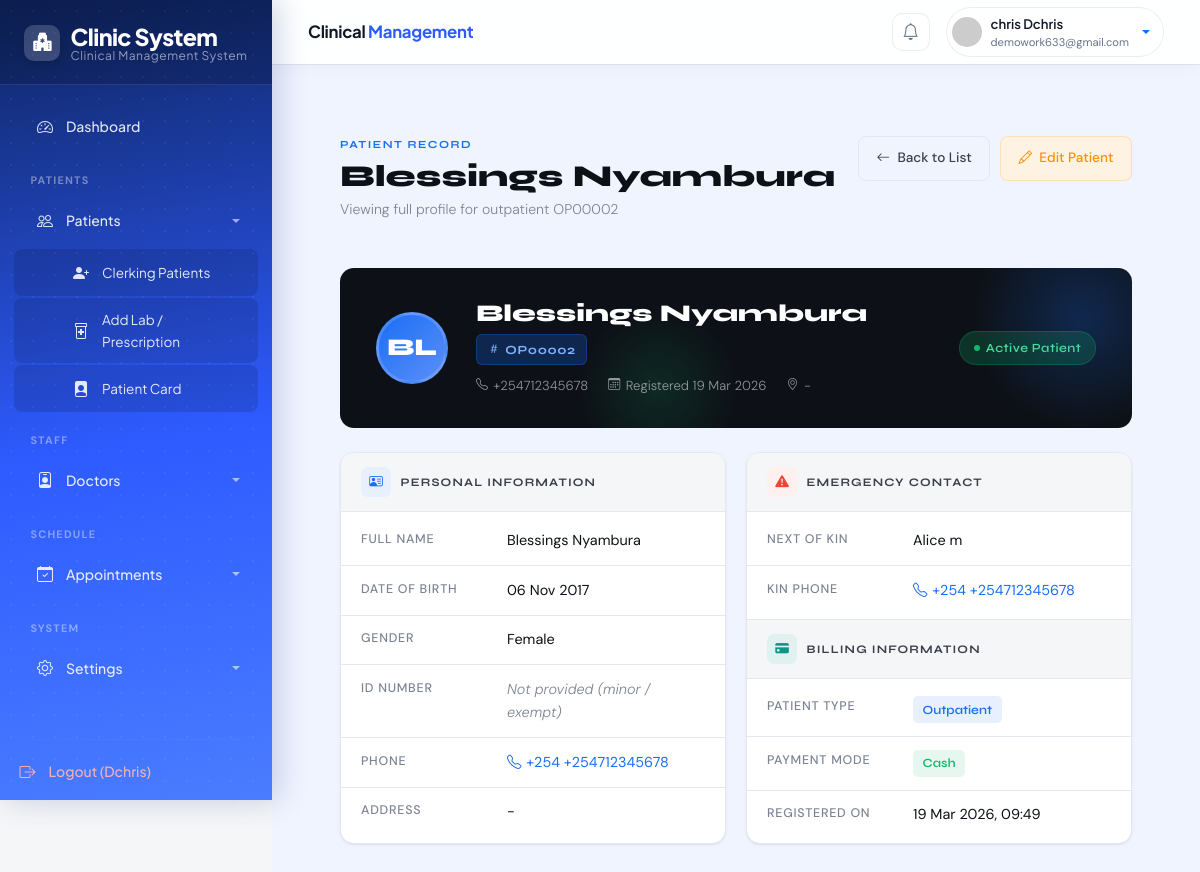
/patient/OP00002/ (signed in), run on the app's committed database.
### hospital/models.py (models this page shows, shortened)
class Patient(models.Model):
    op_number = models.CharField(max_length=10, unique=True, editable=False, blank=True)
    full_name = models.CharField("Full Name", max_length=100)
    GENDER_CHOICES = [('M', 'Male'), ('F', 'Female'), ('O', 'Other')]
    gender = models.CharField(max_length=1, choices=GENDER_CHOICES)
    date_of_birth = models.DateField("Date of Birth")
    phone_regex = RegexValidator(regex=r'^\+254\d{9}$', message="Phone must be +254 followed by 9 digits")
    phone = models.CharField(validators=[phone_regex], max_length=13, unique=True)
    id_number = models.CharField("ID Number", max_length=20, blank=True, null=True)
    address = models.CharField("Residence / Address", max_length=200)
    next_of_kin_name = models.CharField("Next of Kin Name", max_length=100)
    next_of_kin_phone = models.CharField("Next of Kin Phone", max_length=13, blank=True)
    PATIENT_TYPE = [('outpatient', 'Outpatient')]
    patient_type = models.CharField(max_length=20, choices=PATIENT_TYPE, default='outpatient')
    PAYMENT_MODE = [('cash', 'Cash'), ('insurance', 'Insurance'), ('other', 'Other')]
    payment_mode = models.CharField(max_length=20, choices=PAYMENT_MODE, default='cash')
    registered_on = models.DateTimeField(auto_now_add=True)
    class Meta:
        ordering = ['-registered_on']

### hospital/views.py (the view)
# urls.py: path('patient/<str:op_number>/', views.patient_detail, name='patient_detail'),
@login_required(login_url='/login/')
def patient_detail(request, op_number):
    patient = get_object_or_404(Patient, op_number=op_number)
    return render(request, 'patient_detail.html', {'patient': patient})

### hospital/context_processors.py (called while the page is built)
def user_groups(request):
    if request.user.is_authenticated:
        return {
            'user_groups': [group.name for group in request.user.groups.all()]
        }
    return {'user_groups': []}

### templates/patient_detail.html (shortened to what this page needs)
{% extends 'base.html' %}
{% block content %}
<div class="pd-wrapper">
  <div class="pd-header">
    <div>
      <div class="pd-eyebrow">Patient Record</div>
      <h1 class="pd-title">{{ patient.full_name }}</h1>
      <p class="pd-sub">Viewing full profile for outpatient {{ patient.op_number }}</p>
    </div>
    <div class="header-actions">
      <a href="{% url 'patient_list' %}" class="btn-back">
        <i class="bi bi-arrow-left"></i> Back to List
      </a>
      <a href="{% url 'patient_edit' patient.op_number %}" class="btn-edit-header">
        <i class="bi bi-pencil"></i> Edit Patient
      </a>
    </div>
  </div>
  <div class="patient-hero">
    <div class="hero-avatar">{{ patient.full_name|slice:":2"|upper }}</div>
    <div class="hero-info">
      <div class="hero-name">{{ patient.full_name }}</div>
      <div class="hero-op"><i class="bi bi-hash"></i>{{ patient.op_number }}</div>
      <div class="hero-meta">
        <span class="hero-meta-item"><i class="bi bi-telephone"></i> {{ patient.phone }}</span>
        <span class="hero-meta-item"><i class="bi bi-calendar3"></i> Registered {{ patient.registered_on|date:"d M Y" }}</span>
        {% if patient.address %}
        <span class="hero-meta-item"><i class="bi bi-geo-alt"></i> {{ patient.address }}</span>
        {% endif %}
      </div>
    </div>
    <div class="hero-badge-group">
      <span class="status-badge status-active">Active Patient</span>
    </div>
  </div>
  <div class="detail-grid">
    <div class="detail-section">
      <div class="section-head">
        <div class="section-head-icon blue"><i class="bi bi-person-vcard"></i></div>
        <span class="section-head-title">Personal Information</span>
      </div>
      <div class="detail-rows">
        <div class="detail-row">
          <span class="detail-key">Full Name</span>
          <span class="detail-val">{{ patient.full_name }}</span>
        </div>
        <div class="detail-row">
          <span class="detail-key">Date of Birth</span>
          <span class="detail-val">{{ patient.date_of_birth|date:"d M Y"|default:"—" }}</span>
        </div>
        <div class="detail-row">
          <span class="detail-key">Gender</span>
          <span class="detail-val">{{ patient.get_gender_display|default:"—" }}</span>
        </div>
        <div class="detail-row">
          <span class="detail-key">ID Number</span>
          <span class="detail-val {% if not patient.id_number %}muted{% endif %}">
            {{ patient.id_number|default:"Not provided (minor / exempt)" }}
          </span>
        </div>
        <div class="detail-row">
          <span class="detail-key">Phone</span>
          <span class="detail-val">
            <a href="tel:{{ patient.phone }}"><i class="bi bi-telephone"></i>+254 {{ patient.phone }}</a>
          </span>
        </div>
        <div class="detail-row">
          <span class="detail-key">Address</span>
          <span class="detail-val">{{ patient.address|default:"—" }}</span>
        </div>
      </div>
    </div>
    <div class="detail-section">
      <div class="section-head">
        <div class="section-head-icon red"><i class="bi bi-exclamation-triangle-fill"></i></div>
        <span class="section-head-title">Emergency Contact</span>
      </div>
      <div class="detail-rows">
        <div class="detail-row">
          <span class="detail-key">Next of Kin</span>
          <span class="detail-val">{{ patient.next_of_kin_name|default:"—" }}</span>
        </div>
        <div class="detail-row">
          <span class="detail-key">Kin Phone</span>
          <span class="detail-val {% if not patient.next_of_kin_phone %}muted{% endif %}">
            {% if patient.next_of_kin_phone %}
              <a href="tel:{{ patient.next_of_kin_phone }}"><i class="bi bi-telephone"></i>+254 {{ patient.next_of_kin_phone }}</a>
            {% else %}Not provided{% endif %}
          </span>
        </div>
      </div>
      <div class="section-head" style="margin-top: 0; border-top: 1px solid var(--border);">
        <div class="section-head-icon teal"><i class="bi bi-credit-card-fill"></i></div>
        <span class="section-head-title">Billing Information</span>
      </div>
      <div class="detail-rows">
        <div class="detail-row">
          <span class="detail-key">Patient Type</span>
          <span class="detail-val">
            <span class="inline-badge badge-blue">{{ patient.get_patient_type_display|default:"Outpatient" }}</span>
          </span>
        </div>
        <div class="detail-row">
          <span class="detail-key">Payment Mode</span>
          <span class="detail-val">
            <span class="inline-badge badge-green">{{ patient.get_payment_mode_display|default:"—" }}</span>
          </span>
        </div>
        <div class="detail-row">
          <span class="detail-key">Registered On</span>
          <span class="detail-val">{{ patient.registered_on|date:"d M Y, H:i" }}</span>
        </div>
      </div>
    </div>
  </div>
</div>
{% endblock %}

### templates/base.html (shortened to what this page needs)
<!DOCTYPE html>
<html lang="en">
<head>
    <link href="https://cdn.jsdelivr.net/npm/bootstrap@5.3.3/dist/css/bootstrap.min.css" rel="stylesheet">
    <link rel="stylesheet" href="https://cdn.jsdelivr.net/npm/bootstrap-icons@1.11.3/font/bootstrap-icons.min.css">
</head>
<body>
<div class="sidebar" id="sidebar">
    <div class="logo">
        <div class="logo-icon"><i class="bi bi-hospital-fill"></i></div>
        <div class="logo-text">
            Clinic <strong>System</strong>
            <span>Clinical Management System</span>
        </div>
    </div>
    <nav class="nav flex-column">
        <a class="nav-link {% if request.resolver_match.url_name == 'dashboard' %}active{% endif %}" href="{% url 'dashboard' %}">
            <i class="bi bi-speedometer2"></i> Dashboard
        </a>
        {% if 'receptionist' in user_groups or 'doctor' in user_groups or 'records' in user_groups or 'admin' in user_groups or user.is_superuser %}
        <div class="nav-section-label">Patients</div>
        <a class="nav-link dropdown-toggle" data-bs-toggle="collapse" href="#patientsMenu" role="button" aria-expanded="true" aria-controls="patientsMenu">
            <i class="bi bi-people"></i> Patients
        </a>
        <div class="collapse show" id="patientsMenu">
            {% if 'doctor' in user_groups or 'records' in user_groups or 'admin' in user_groups or user.is_superuser %}
            <a class="nav-link submenu-link {% if request.resolver_match.url_name == 'clerking_patient' %}active{% endif %}" href="{% url 'clerking_patient' %}">
                <i class="bi bi-person-plus-fill"></i> Clerking Patients
            </a>
            {% endif %}
            {% if patient and patient.op_number %}
                {% if 'doctor' in user_groups or 'admin' in user_groups or user.is_superuser %}
                <a class="nav-link submenu-link" href="{% url 'doctor_request' patient.op_number %}">
                    <i class="bi bi-prescription2"></i> Add Lab / Prescription
                </a>
                <a class="nav-link submenu-link" href="{% url 'patient_card' patient.op_number %}">
                    <i class="bi bi-file-person-fill"></i> Patient Card
                </a>
                {% endif %}
            {% endif %}
        </div>
        {% endif %}
        {% if 'doctor' in user_groups or 'admin' in user_groups or user.is_superuser %}
        <div class="nav-section-label">Staff</div>
        <a class="nav-link dropdown-toggle" data-bs-toggle="collapse" href="#doctorsMenu" role="button" aria-expanded="false" aria-controls="doctorsMenu">
            <i class="bi bi-person-badge"></i> Doctors
        </a>
        {% endif %}
        {% if 'records' in user_groups or 'doctor' in user_groups or 'admin' in user_groups or user.is_superuser %}
        <div class="nav-section-label">Schedule</div>
        <a class="nav-link dropdown-toggle" data-bs-toggle="collapse" href="#appointmentsMenu" role="button" aria-expanded="false" aria-controls="appointmentsMenu">
            <i class="bi bi-calendar-check"></i> Appointments
        </a>
        {% endif %}
        <div class="nav-section-label">System</div>
        <a class="nav-link dropdown-toggle" data-bs-toggle="collapse" href="#settingsMenu" role="button" aria-expanded="false" aria-controls="settingsMenu">
            <i class="bi bi-gear"></i> Settings
        </a>
    </nav>
    <div class="sidebar-logout">
        <hr class="border-light">
        {% if user.is_authenticated %}
        <form action="{% url 'logout' %}" method="post" class="m-0 p-0" onsubmit="return confirm('Are you sure you want to logout?');">
            <button type="submit" class="nav-link btn btn-link p-0 border-0 bg-transparent text-start w-100">
                <i class="bi bi-box-arrow-right"></i> Logout ({{ user.username }})
            </button>
        </form>
        {% else %}
        <a class="nav-link" href="{% url 'login' %}">
            <i class="bi bi-box-arrow-in-right"></i> Login
        </a>
        {% endif %}
    </div>
</div>
<div class="main-content" id="main-content">
    <div class="topbar">
        <div class="topbar-brand d-none d-lg-block">
            Clinical <span>Management</span>
        </div>
        <div class="topbar-right">
            <a href="#" class="topbar-icon-btn" title="Notifications">
                <i class="bi bi-bell"></i>
            </a>
            {% if user.is_authenticated %}
            <div class="dropdown">
                <a class="user-pill dropdown-toggle text-decoration-none" data-bs-toggle="dropdown" href="#" role="button">
                    <img src="https://ui-avatars.com/api/?name={{ user.username }}&background=2e5bff&color=fff&size=60&bold=true" alt="{{ user.username }}">
                    <div class="d-none d-sm-block">
                        <div class="user-pill-name">{{ user.get_full_name|default:user.username }}</div>
                        <div class="user-pill-role">{{ user.email|default:"Staff" }}</div>
                    </div>
                </a>
            </div>
            {% else %}
            <a class="topbar-icon-btn" href="{% url 'login' %}" title="Login">
                <i class="bi bi-box-arrow-in-right"></i>
            </a>
            {% endif %}
        </div>
    </div>
    <div class="page-container">
        {% block content %}
        {% endblock %}
    </div>
</div>
</body>
</html>

### data on the page
Patient: full_name "Blessings Nyambura", op_number "OP00002", full_name "BL", phone "+254712345678", registered_on "19 Mar 2026", address "-", date_of_birth "06 Nov 2017", gender "Female", id_number "Not provided (minor / exempt)", next_of_kin_name "Alice m", next_of_kin_phone "+254712345678", patient_type "Outpatient", payment_mode "Cash", registered_on "19 Mar 2026, 09:49"

### other printed values
{{ user.username }} "Dchris"
{{ user.get_full_name|default:user.username }} "chris Dchris"
{{ user.email|default:"Staff" }} "demowork633@gmail.com"
